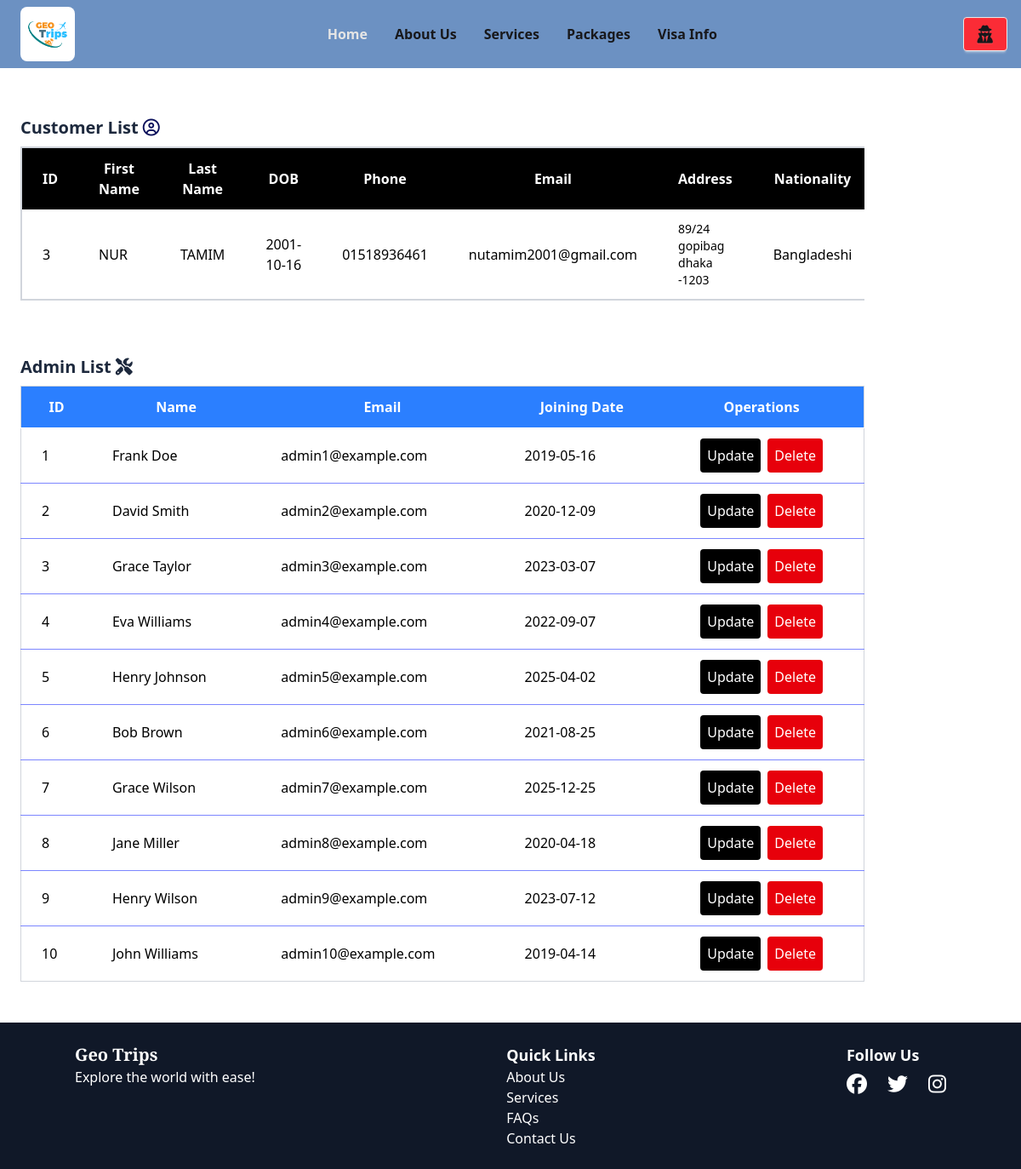
Screenshot of /customers_list.php (signed in) with the database file from the repository.
### tables this page shows
CREATE TABLE `customer` (
  `customerID` int(11) NOT NULL,
  `f_name` varchar(50) DEFAULT NULL,
  `l_name` varchar(50) DEFAULT NULL,
  `dob` date DEFAULT NULL,
  `phone` varchar(15) DEFAULT NULL,
  `email` varchar(50) DEFAULT NULL,
  `address` varchar(100) DEFAULT NULL,
  `nationality` varchar(20) DEFAULT NULL,
  `pp_no` varchar(15) DEFAULT NULL,
  `user_name` varchar(15) DEFAULT NULL,
  `pass` varchar(20) DEFAULT NULL
);

### customers_list.php (the view, shortened to what this page needs)
<?php
include 'things/top.php';
?>
<?php
include 'things/db_connect.php';
if (!$conn) {
    die("Connection Failed: ") . mysqli_error($conn);
} else {
    $sql1 = 'Select * from customer;';
    $result = mysqli_query($conn, $sql1);
    $c_len = 0;
    $a_len = 0;
    if (!$result) {
        die("Query Failed: " . mysqli_error($conn));
    } else {
        $customers = mysqli_fetch_all($result, MYSQLI_ASSOC);
        $c_len = mysqli_num_rows($result);
    }
    $sql2 = "SELECT * FROM admin;";
    $result = mysqli_query($conn, $sql2);
    if (!$result) {
        die("Query Failed: " . mysqli_error($conn));
    } else {
        $admins = mysqli_fetch_all($result, MYSQLI_ASSOC);
        $a_len = mysqli_num_rows($result);
    }
}
?>
<body>
    <header>
        <?php include 'things/navbar.php' ?>
    </header>
    <h1 class="blink text-center p-2 bg-gradient-to-r from-pink-600 to-purple-500 bg-clip-text text-transparent text-2xl font-bold mt-2">
    </h1>
    <section class=" container  mx-2 p-4 flex flex-col  rounded-lg  mt-4 mb-8 ">
        <h1 class="text-xl font-bold text-slate-800 pb-2 ">Customer List <i class="fa-regular fa-circle-user" style="color: #0b105b;"></i></h1>
        <div class="overflow-x-scroll">
            <table class=" table-auto border-2 border-gray-300">
                <thead class="bg-black text-white">
                    <tr>
                        <th class="py-3 px-6 border-b ">ID</th>
                        <th class="py-3 px-6 border-b ">First Name</th>
                        <th class="py-3 px-6 border-b ">Last Name</th>
                        <th class="py-3 px-6 border-b ">DOB</th>
                        <th class="py-3 px-6 border-b ">Phone</th>
                        <th class="py-3 px-6 border-b ">Email</th>
                        <th class="py-3 px-6 border-b col-span-2 ">Address</th>
                        <th class="py-3 px-6 border-b ">Nationality</th>
                    </tr>
                </thead>
                <tbody class="bg-white text-black divide-y divide-indigo-400">
                    <?php
                    function showCustomer($customer)
                    {
                        echo "<tr class='hover:bg-blue-100 '>
                        <td class='py-3 px-6'>{$customer['customerID']}</td>
                        <td class='py-3 px-6'>{$customer['f_name']}</td>
                        <td class='py-3 px-6'>{$customer['l_name']}</td>
                        <td class='py-3 px-6'>{$customer['dob']}</td>
                        <td class='py-3 px-6'>{$customer['phone']}</td>
                        <td class='py-3 px-6'>{$customer['email']}</td>
                        <td class='text-sm py-3 px-6 col-span-2'>{$customer['address']}</td>
                        <td class='py-3 px-6'>{$customer['nationality']}</td>
                        <td class='py-3 px-6'>{$customer['pp_no']}</td>
                        <td class='py-3 px-6'>{$customer['user_name']}</td>
                        <td class='py-3 px-6 flex flex-row gap-2 justify-center items-center '><a href='update_design.php?id={$customer['customerID']} ' class='hover:bg-blue-500 p-2 rounded-sm bg-black text-white '>Update</a> <a href='delete_customer.php?id={$customer['customerID']} ' class='hover:bg-blue-500 p-2 rounded-sm bg-red-600 text-white '>Delete</a></td>
                    </tr>";
                    }
                    if ($c_len > 0) {
                        foreach ($customers as $customer) {
                            showCustomer($customer);
                        }
                    } else {
                        echo "<tr class='hover:bg-blue-100 '>
                        <td class='py-3 px-6'>No Data Found</td>";
                    }
                    ?>
                </tbody>
            </table>
        </div>
    </section>
    <section class="container mx-2 p-4 flex flex-col  rounded-lg  mt-4 mb-8 ">
        <h1 class="text-xl font-bold text-slate-800 pb-2 ">Admin List <i class="fa-solid fa-screwdriver-wrench"></i></h1>
        <div class="overflow-x-auto">
            <table class="w-full table-auto border border-gray-300">
                <thead class="bg-blue-500 text-white">
                    <tr>
                        <th class="py-3 px-6 border-b">ID</th>
                        <th class="py-3 px-6 border-b">Name</th>
                        <th class="py-3 px-6 border-b">Email</th>
                        <th class="py-3 px-6 border-b">Joining Date</th>
                        <th class="py-3 px-6 border-b">Operations</th>
                    </tr>
                </thead>
                <tbody class="bg-white text-black divide-y divide-indigo-400">
                    <?php
                    function showAdmin($admin)
                    {
                        echo "<tr class='hover:bg-blue-100 hover:font-semibold font-sans'>
                        <td class='py-3 px-6'>{$admin['id']}</td>
                        <td class='py-3 px-6'>{$admin['name']}</td>
                        <td class='py-3 px-6'>{$admin['email']}</td>
                        <td class='py-3 px-6'>{$admin['join_date']}</td>
                        <td class='py-3 px-6 flex flex-row gap-2 justify-center items-center '><a href='update_admin.php?id={$admin['id']} ' class='hover:bg-blue-500 p-2 rounded-sm bg-black text-white '>Update</a> <a href='delete_admin.php?id={$admin['id']} ' class='hover:bg-blue-500 p-2 rounded-sm bg-red-600 text-white '>Delete</a></td>
                    </tr>";
                    }
                    if ($a_len > 0) {
                        foreach ($admins as $admin) {
                            showAdmin($admin);
                        }
                    } else {
                        echo "<tr class='hover:bg-blue-100 '>
                        <td class='py-3 px-6'>No Data Found</td>";
                    }
                    ?>
                </tbody>
            </table>
        </div>
    </section>
    <?php include 'things/footer.php' ?>
</body>

### things/top.php (shortened to what this page needs)
<!DOCTYPE html>
<html lang="en">
<head>
    <script src="https://cdn.jsdelivr.net/npm/@tailwindcss/browser@4"></script>
    <link rel="stylesheet" href="https://cdnjs.cloudflare.com/ajax/libs/font-awesome/6.7.2/css/all.min.css"
 />
    <link href="https://cdn.jsdelivr.net/npm/daisyui@5" rel="stylesheet" type="text/css" />
    <script src="https://cdn.jsdelivr.net/npm/@tailwindcss/browser@4"></script>
</head>

### things/navbar.php (shortened to what this page needs)
<?php
$logged_in = false;
if (empty($_SESSION['id']) && empty($_SESSION['type'])) {
    $logged_in = false;
} else {
    $logged_in = true;
    $user_type = $_SESSION['type'];
}
function page_name()
{
    if ($_SERVER['REQUEST_URI'] === "/final_geo%20trips/home.php") return "home";
    else if ($_SERVER['REQUEST_URI'] === "/geo%20trips/about.php") return "about";
    else if ($_SERVER['REQUEST_URI'] === "/geo%20trips/services.php") return "services";
    else if ($_SERVER['REQUEST_URI'] === "/geo%20trips/packages.php") return "packages";
    else if ($_SERVER['REQUEST_URI'] === "/geo%20trips/visa_docs.php") return "visa_docs";
    else if ($_SERVER['REQUEST_URI'] === "/geo%20trips/login.php") return "login";
    else return "home";
}
?>
<header class="h-20 w-full sticky top-0 z-50">
    <nav class="flex flex-row max-h-24 bg-[#6C91C2] justify-between items-center px-4 ">
        <div class="max-h-24"><a href="home.php"><img class="rounded-2xl max-h-20 p-2" src="resources/images/geo_travel_logo.png"
                    alt=""></a> </div>
        <ul class="flex flex-row justify-evenly gap-4 font-bold font-sans">
            <li><a class="hover:bg-cyan-400 p-2 rounded-lg  <?php if (page_name() === 'home') echo 'text-neutral-200'; ?>" href="home.php">Home</a></li>
            <li><a class="hover:bg-cyan-400 p-2 rounded-lg <?php if (page_name() === 'about') echo 'text-neutral-200'; ?>" href="about.php">About Us</a></li>
            <li><a class="hover:bg-cyan-400 p-2 rounded-lg <?php if (page_name() === 'services') echo 'text-neutral-200'; ?>" href="services.php">Services</a></li>
            <li><a class="hover:bg-cyan-400 p-2 rounded-lg <?php if (page_name() === 'packages') echo 'text-neutral-200'; ?>" href="package_card.php">Packages</a></li>
            <li><a class="hover:bg-cyan-400 p-2 rounded-lg <?php if (page_name() === 'visa_docs') echo 'text-neutral-200'; ?>" href="visa_docs.php">Visa Info</a></li>
        </ul>
        <div>
            <?php
            if (!$logged_in) {
            ?>
                <a href="admin_login.php"><button class="btn bg-[#94B4C1] p-4 hover:bg-white hover:font-bold"><i class="fa-solid fa-lock" style="color: #262726;"></i>Admin</button></a>
                <a href="login.php"><button class="btn bg-[#7AE2CF] p-4 hover:bg-white hover:font-bold"><i class="fa-solid fa-arrow-right-to-bracket"></i>Sign in</button></a>
                <a href="Registration.php"><button class="btn bg-[#ECEFCA] p-4 hover:bg-white hover:font-bold"><i class="fa-solid fa-user-plus"></i>Sign up</button></a>
            <?php } elseif ($user_type === 'admin') {
            ?>
                <a href="admin_panel.php"><button class="btn bg-red-500 p-4 hover:bg-white hover:font-bold"></button></a>
            <?php } else if ($user_type === 'user') {  ?>
                <a href="user_profile.php"><button class="btn bg-black text-white p-4 hover:bg-white hover:font-bold hover:text-black"><i class="fa-solid fa-user-tie" style="color: #74C0FC;"></i>Profile</button></a>
            <?php } ?>
        </div>
    </nav>
</header>

### things/footer.php
<footer class="bg-gray-900 text-white py-6 px-10 mt-2">
        <div class="container mx-auto flex justify-between">
            <div>
                <h3 class="text-xl font-bold header-font">Geo Trips</h3>
                <p>Explore the world with ease!</p>
            </div>
            <div>
                <h4 class="text-lg font-semibold">Quick Links</h4>
                <ul>
                    <li><a href="about.php" class="hover:underline">About Us</a></li>
                    <li><a href="#" class="hover:underline">Services</a></li>
                    <li><a href="#" class="hover:underline">FAQs</a></li>
                    <li><a href="contact_us.php" class="hover:underline">Contact Us</a></li>
                </ul>
            </div>
            <div>
                <h4 class="text-lg font-semibold">Follow Us</h4>
                <div class="flex gap-6 mt-2">
                    <i class="fa-brands fa-facebook text-2xl hover:text-blue-500"></i>
                    <i class="fa-brands fa-twitter text-2xl hover:text-blue-500"></i>
                    <i class="fa-brands fa-instagram text-2xl hover:text-pink-300"></i>
                </div>
            </div>
        </div>
    </footer>

### things/top.php (style rules this page uses)
.header-font { font-family: "Playfair Display", serif; font-optical-sizing: auto; font-weight: bolder; }
.blink { animation: softBlink 2s ease-in-out infinite; }

### rows the page displays
customer: customerID "3", f_name "NUR", l_name "TAMIM", dob "2001-10-16", phone "01518936461", email "nutamim2001@gmail.com", address "89/24 gopibag dhaka -1203", nationality "Bangladeshi"

### other values shown
$admin['id'] "1"
$admin['name'] "Frank Doe"
$admin['email'] "admin1@example.com"
$admin['join_date'] "2019-05-16"
$admin['id'] "2"
$admin['name'] "David Smith"
$admin['email'] "admin2@example.com"
$admin['join_date'] "2020-12-09"
$admin['id'] "3"
$admin['name'] "Grace Taylor"
$admin['email'] "admin3@example.com"
$admin['join_date'] "2023-03-07"
$admin['id'] "4"
$admin['name'] "Eva Williams"
$admin['email'] "admin4@example.com"
